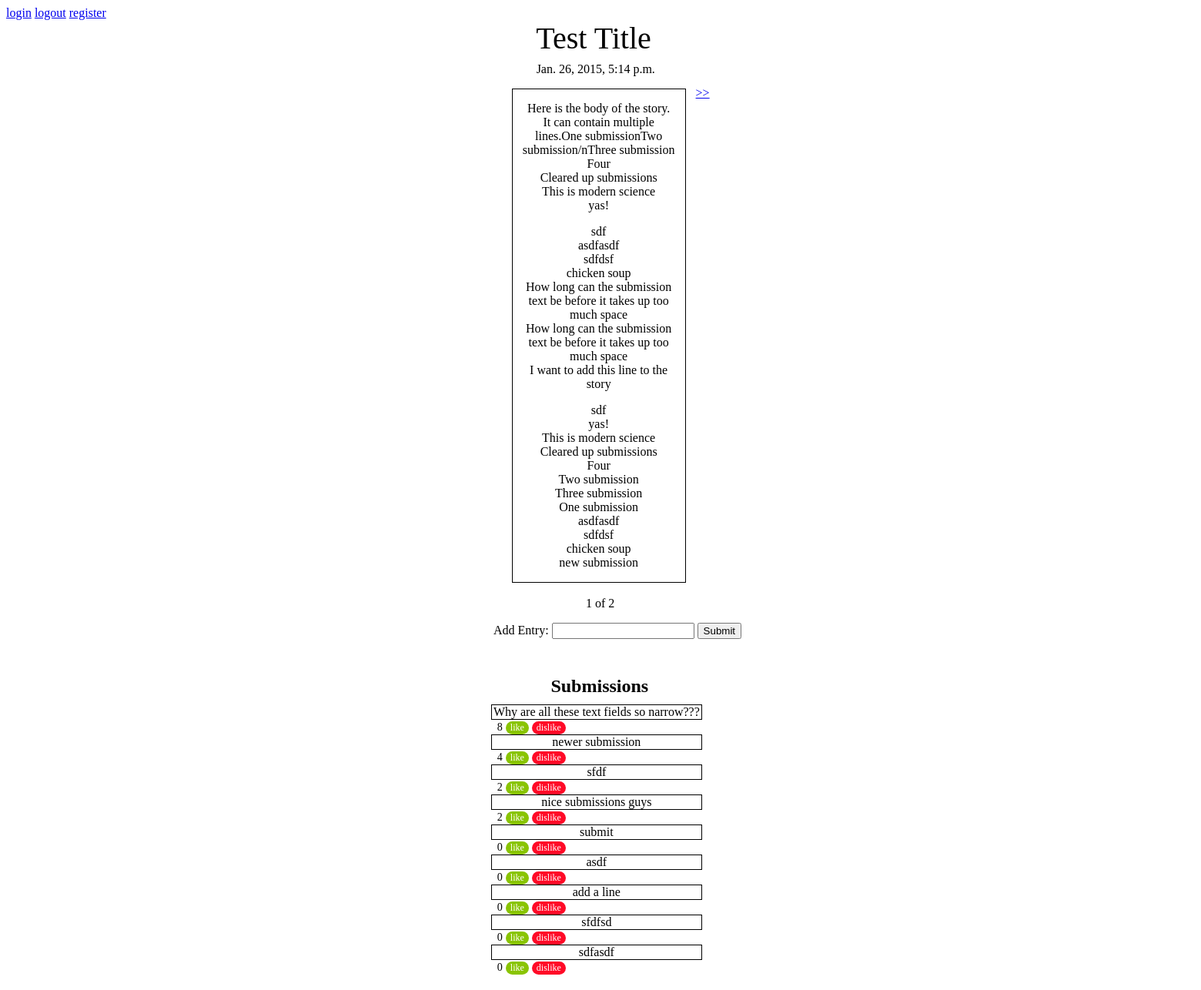
Before: /1 with the older database file.
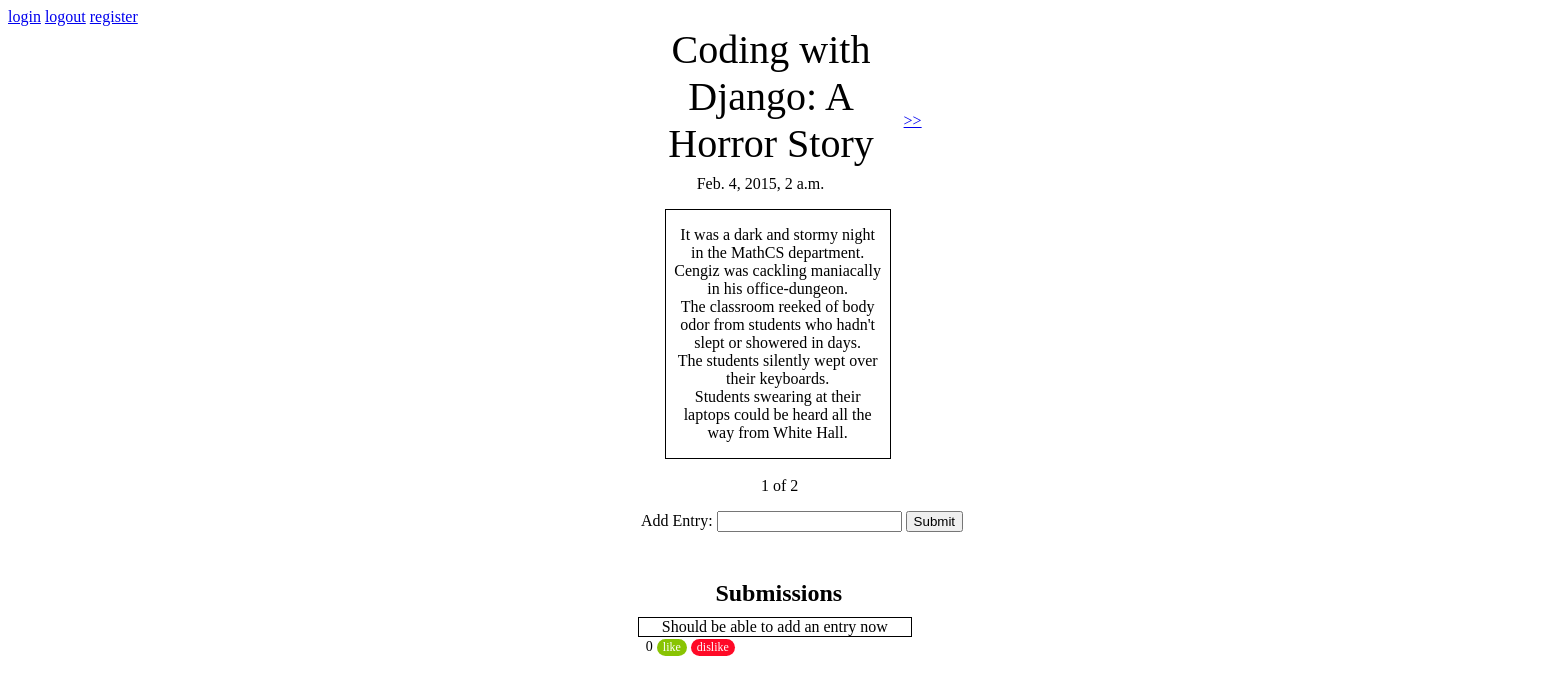
After: the same page with the newer database file.
### blogapp/models.py (models this page shows, shortened)
class Story(models.Model):
    title = models.CharField(max_length=140)
    body = models.TextField()
    date = models.DateTimeField()
    active = models.BooleanField(default=True)

class Submission(models.Model):
    story = models.ForeignKey(Story)
    text = models.CharField(max_length=140)
    votes = models.IntegerField(default=0)
    date = models.DateTimeField()
    author = models.ForeignKey(User, related_name='author')
    voted_on = models.ManyToManyField(User, related_name='voter')

### blogapp/views.py (the view)
# urls.py: url(r'^(?P<page>\d+)$', views.main, name='main'),
def main(request, page):
    stories = Story.objects.all().order_by('-date')
    submissions = Submission.objects.all().order_by('-votes')
    paginator = Paginator(stories, 1)
    try:
        stories = paginator.page(page)
    except (InvalidPage, EmptyPage):
        stories = paginator.page(paginator.num_pages)
    return render(request, 'blogapp/main.html', dict(stories=stories, submissions=submissions))

### blogapp/templates/blogapp/main.html (shortened to what this page needs)
{% load staticfiles %}
<!DOCTYPE html>
<html>
<head lang="en">
    <link rel="stylesheet" type="text/css" href="{% static 'blogapp/style.css' %}" />
</head>
<body>
    <a href="{% url 'login' %}">login</a>
    <a href="{% url 'trylogout' %}">logout</a>
    <a href="{% url 'register' %}">register</a>
    <div id="story">
        {% for story in stories %}
            <div class="title">
                <div class= "title_text"> {{ story.title }} </div>
            </div>
                <ul>
                    <div class="time">{{ story.date }}</div>
                    <div class="body">{{ story.body | linebreaks }}</div>
                </ul>
             <span class="current">
                <div class= "current">
                &nbsp;{{ stories.number }} of {{ stories.paginator.num_pages }}
                </div>
            </span>
            <div class= "add_submission">
            <form action='{{ stories.number }}/submission/' method='post'>
                <p> Add Entry: <input type= "text" name="submission">
            <input type='submit' value='Submit' />
            </form>
            </div>
            <div class= "submissions">
                <div class= "submission_title">
                    <h1> Submissions </h1>
                </div>
                {% for submission in submissions %}
                    {% ifequal submission.story.pk story.pk %}
                        <div class= "submission_box">
                            <div class= "text"> {{submission.text}}</div>
                        </div>
                        <div class="votes">{{ submission.votes }}</div>
                        <form action="{{ stories.number }}/submission/{{ submission.pk }}/like/" style="display:inline-block;" method="post">
                            <input id="like" class="like" type="submit" value="like">
                        </form>
                        <form action="{{ stories.number }}/submission/{{ submission.pk }}/dislike/" style="display:inline-block;" method="post">
                            <input id="dislike" class="dislike" type="submit" value="dislike"/>
                        </form>
                    {% endifequal %}
                {% endfor %}
            </div>
        {% endfor %}
        {% if stories.object_list and stories.paginator.num_pages > 1 %}
        <div class="pagination" style="margin-top: 20px; margin-left: -20px; ">
            <span class="step-links">
                {% if stories.has_next %}
                    <div class= "older_entries">
                    <a href="{{ stories.next_page_number }}"> &gt;&gt; </a>
                    </div>
                {% endif %}
            </span>
        </div>
        {% endif %}
    </div>
</body>
</html>

Changed rows visible on the page:
no longer on this page (row edited): Story: title "Test Title", date "Jan. 26, 2015, 5:14 p.m.", body "Here is the body of the story. It can contain multiple lines.One submissionTwo submission/nThree submission Four Cleared up submissions This is modern science yas! sdf asdfasdf sdfdsf chicken soup How long can the submission text be before it takes up too much space How long can the submission text be before it takes up too much space I want to add this line to the story sdf yas! This is modern science Cleared up submissions Four Two submission Three submission One submission asdfasdf sdfdsf chicken soup new submission", number "1", paginator.num_pages "2"
removed Submission: text "Why are all these text fields so narrow???", votes "8", shown under "Test Title"
removed Submission: text "newer submission", votes "4", shown under "Test Title"
removed Submission: text "sfdf", votes "2", shown under "Test Title"
removed Submission: text "nice submissions guys", votes "2", shown under "Test Title"
removed Submission: text "submit", votes "0", shown under "Test Title"
removed Submission: text "asdf", votes "0", shown under "Test Title"
removed Submission: text "add a line", votes "0", shown under "Test Title"
removed Submission: text "sfdfsd", votes "0", shown under "Test Title"
removed Submission: text "sdfasdf", votes "0", shown under "Test Title"
now on this page (row edited): Story: title "Coding with Django: A Horror Story", date "Feb. 4, 2015, 2 a.m.", body "It was a dark and stormy night in the MathCS department. Cengiz was cackling maniacally in his office-dungeon. The classroom reeked of body odor from students who hadn't slept or showered in days. The students silently wept over their keyboards. Students swearing at their laptops could be heard all the way from White Hall.", number "1", paginator.num_pages "2"
added Submission: text "Should be able to add an entry now", votes "0", shown under "Coding with Django: A Horror Story"
